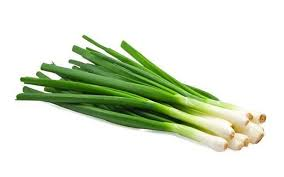
#> input picture image.jpg, 284 x 177 px
$ python index.py
#> lines starting #> are read from the running program, lines starting #| are printed output that depends on the picture; after the words box and inside, x2 and y2 are one past the last pixel; in counts of white or black regions, pixels touching at a corner belong together
# Upload gambar baru dulu (jika belum)
from google.colab import files
uploaded = files.upload()
#> the answer given: image.jpg

# Load & proses gambar
import cv2
import numpy as np
import matplotlib.pyplot as plt

for filename in uploaded.keys():
    image = cv2.imread('image.jpg')
#> image is the input picture: shape (177, 284, 3); mean B, G, R 208.1, 226.8, 217.9

gray = cv2.cvtColor(image, cv2.COLOR_BGR2GRAY)
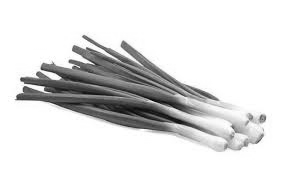
#> gray: shape (177, 284); min 8, max 255, mean 222

# Blur sebelum Otsu
blur = cv2.GaussianBlur(gray, (5, 5), 0)
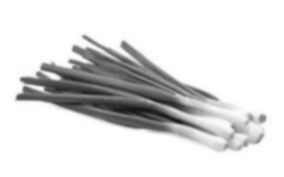
#> blur: shape (177, 284); min 21, max 255, mean 222

# Otsu Thresholding
_, otsu_thresh = cv2.threshold(blur, 0, 255, cv2.THRESH_BINARY + cv2.THRESH_OTSU)
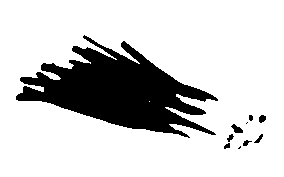
#> otsu_thresh: shape (177, 284); 80.4% white; 10 black regions (2 under 20 px), largest, box (x1, y1, x2, y2) and area: (16, 35, 218, 138) 9597, (231, 124, 243, 133) 62, (259, 115, 266, 123) 43

# Invers hasil Otsu
otsu_thresh_inv = cv2.bitwise_not(otsu_thresh)

# Evaluasi
mse = np.mean((gray.astype("float") - otsu_thresh_inv.astype("float")) ** 2)
#> mse = 55773.2
psnr = cv2.PSNR(gray, otsu_thresh_inv)
#> psnr = 0.667

# Tampilkan
plt.figure(figsize=(15, 5))
plt.subplot(1, 3, 1)
plt.imshow(cv2.cvtColor(image, cv2.COLOR_BGR2RGB))
plt.title('Original Image')
plt.axis('off')

plt.subplot(1, 3, 2)
plt.imshow(gray, cmap='gray')
plt.title('Grayscale')
plt.axis('off')

plt.subplot(1, 3, 3)
plt.imshow(otsu_thresh_inv, cmap='gray')
plt.title('Otsu Thresholding (Inverted)')
plt.axis('off')
plt.show()
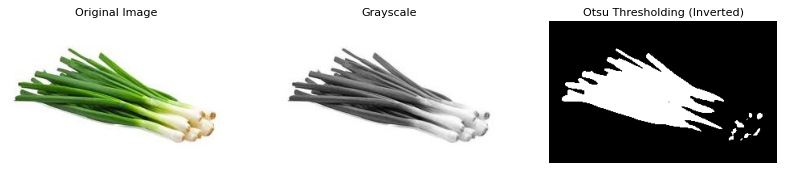
#> figure drawn by matplotlib, 3 panels

# Output evaluasi
print(f"Mean Squared Error (MSE): {mse:.2f}")
#| Mean Squared Error (MSE): 55773.25
print(f"Peak Signal-to-Noise Ratio (PSNR): {psnr:.2f} dB")
#| Peak Signal-to-Noise Ratio (PSNR): 0.67 dB
